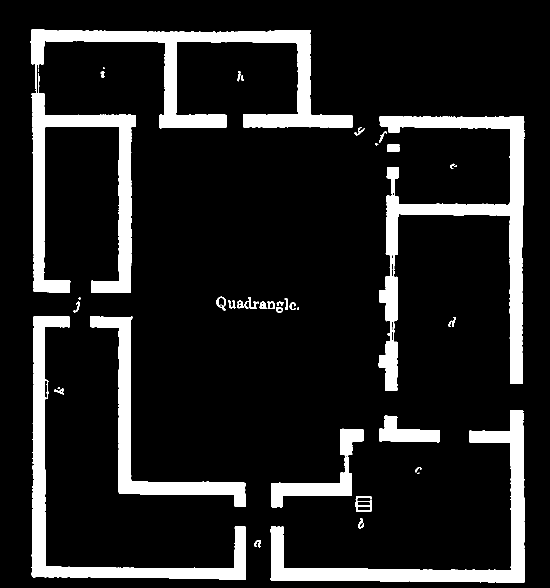
#> input picture OMPL/maps/4_1_map.png, 1100 x 1175 px (shown at 1/2 size)
$ python ompl_planning.py   (Python 2 division)
#> lines starting #> are read from the running program, lines starting #| are printed output that depends on the picture; after the words box and inside, x2 and y2 are one past the last pixel; in counts of white or black regions, pixels touching at a corner belong together
### OMPL/maps.py
'''
Created on 11.04.2017

@author: mario
'''
import os
import matplotlib.image as img
from scipy import ndimage

MAPPATH = os.path.join(os.path.dirname(__file__),"maps")

class GridMap():
    def __init__(self,filename,collfreevalue = 0.):
        '''
        Import image file given as filename
        Assumes PIL library / Pillow
        '''
#> called with filename = '4_1_map.png', collfreevalue = 0
        mapfilename = os.path.join(MAPPATH,filename)
        self.mapimage = img.imread(mapfilename)
#> self.mapimage: shape (1175, 1100) float32; values 0 (black) and 1 (white), 13% white; 41 white regions (9 under 20 px), largest, box (x1, y1, x2, y2) and area: (61, 58, 706, 586) 54091, (757, 232, 1049, 782) 33930, (541, 820, 1050, 1166) 24968
        self.dimy, self.dimx = self.mapimage.shape
#> self.dimy = 1175; self.dimx = 1100
        self.collfreevalue = collfreevalue
        self.obstaclemap = self.disttrans_fast()
        self.goaldistmap = None

    # [181 lines left out: functions show, plot_, plotsolution, plotedges, checkcol_pos, check_collisions and 5 more, not called in this run]

    def disttrans_fast(self):
        mapinv = 1-self.mapimage
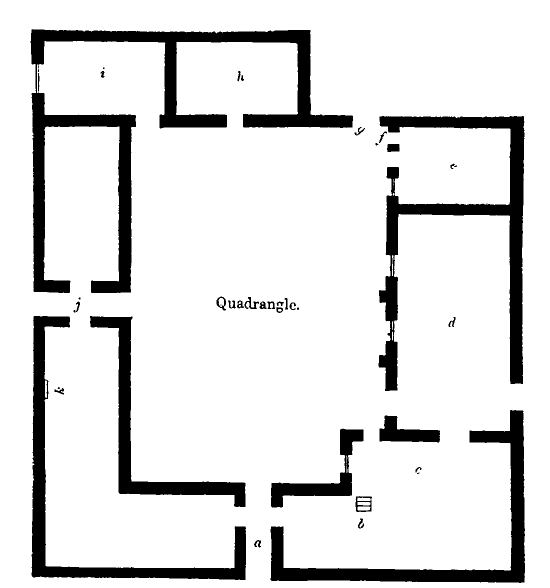
#> mapinv: shape (1175, 1100) float32 (shown at 1/2 size); values 0 (black) and 1 (white), 87% white; 41 black regions (9 under 20 px), largest, box (x1, y1, x2, y2) and area: (61, 58, 706, 586) 54091, (757, 232, 1049, 782) 33930, (541, 820, 1050, 1166) 24968
        trans = ndimage.distance_transform_edt(mapinv)
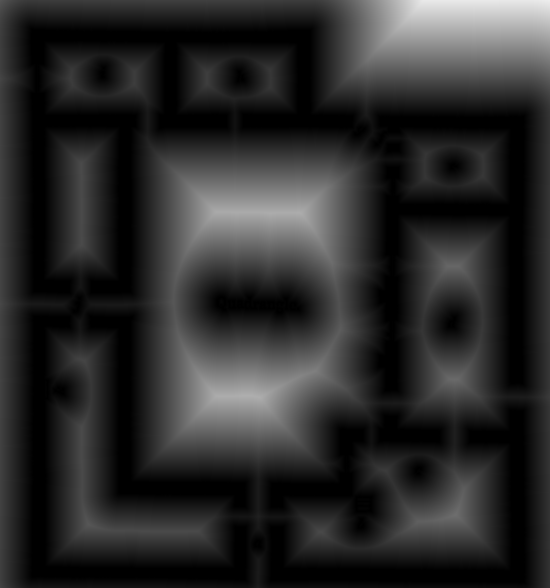
#> trans: shape (1175, 1100) float64 (shown at 1/2 size); min 0, max 238, mean 42.7
        return trans

    # [5 lines left out: function genGoalDistMap, not called in this run]

### OMPL/ompl_planning.py
'''
Created on 11.04.2017

@author: mario
'''

from maps import GridMap
from ompl import base as ob
from ompl import geometric as og

mGridMap = GridMap("4_1_map.png")
startpos = (140,200)
goalpos = (725,1095)

# [50 lines left out: functions isStateValid, plan, not called in this run]


if __name__ == '__main__':
    pass
